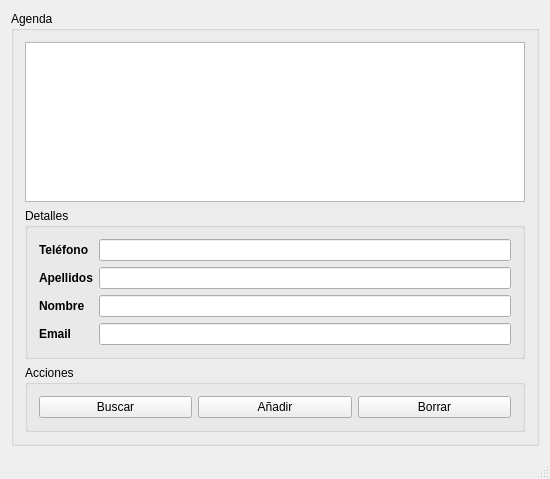
<?xml version="1.0" encoding="UTF-8"?>
<ui version="4.0">
 <class>MainWindow</class>
 <widget class="QMainWindow" name="MainWindow">
  <property name="geometry">
   <rect>
    <x>0</x>
    <y>0</y>
    <width>550</width>
    <height>479</height>
   </rect>
  </property>
  <property name="minimumSize">
   <size>
    <width>550</width>
    <height>479</height>
   </size>
  </property>
  <property name="maximumSize">
   <size>
    <width>550</width>
    <height>479</height>
   </size>
  </property>
  <property name="windowTitle">
   <string>MainWindow</string>
  </property>
  <widget class="QWidget" name="centralWidget">
   <layout class="QVBoxLayout" name="verticalLayout_3">
    <item>
     <widget class="QGroupBox" name="groupBox">
      <property name="title">
       <string>Agenda</string>
      </property>
      <layout class="QVBoxLayout" name="verticalLayout_4">
       <item>
        <widget class="QTableView" name="table">
         <property name="selectionBehavior">
          <enum>QAbstractItemView::SelectRows</enum>
         </property>
        </widget>
       </item>
       <item>
        <widget class="QGroupBox" name="groupBox_2">
         <property name="title">
          <string>Detalles</string>
         </property>
         <layout class="QFormLayout" name="formLayout">
          <item row="0" column="0">
           <widget class="QLabel" name="label_7">
            <property name="autoFillBackground">
             <bool>false</bool>
            </property>
            <property name="text">
             <string>&lt;b&gt;Teléfono&lt;/b&gt;</string>
            </property>
           </widget>
          </item>
          <item row="0" column="1">
           <widget class="QLineEdit" name="phoneEdit">
            <property name="inputMask">
             <string/>
            </property>
           </widget>
          </item>
          <item row="1" column="0">
           <widget class="QLabel" name="label_6">
            <property name="text">
             <string>&lt;b&gt;Apellidos&lt;/b&gt;</string>
            </property>
           </widget>
          </item>
          <item row="1" column="1">
           <widget class="QLineEdit" name="surnameEdit"/>
          </item>
          <item row="2" column="0">
           <widget class="QLabel" name="label_5">
            <property name="text">
             <string>&lt;b&gt;Nombre&lt;/b&gt;</string>
            </property>
           </widget>
          </item>
          <item row="2" column="1">
           <widget class="QLineEdit" name="nameEdit"/>
          </item>
          <item row="3" column="0">
           <widget class="QLabel" name="label_8">
            <property name="text">
             <string>&lt;b&gt;Email&lt;/b&gt;</string>
            </property>
           </widget>
          </item>
          <item row="3" column="1">
           <widget class="QLineEdit" name="emailEdit"/>
          </item>
         </layout>
        </widget>
       </item>
       <item>
        <widget class="QGroupBox" name="groupBox_3">
         <property name="title">
          <string>Acciones</string>
         </property>
         <layout class="QHBoxLayout" name="horizontalLayout">
          <item>
           <widget class="QPushButton" name="searchButton">
            <property name="text">
             <string>Buscar</string>
            </property>
           </widget>
          </item>
          <item>
           <widget class="QPushButton" name="addButton">
            <property name="text">
             <string>Añadir</string>
            </property>
           </widget>
          </item>
          <item>
           <widget class="QPushButton" name="deleteButton">
            <property name="text">
             <string>Borrar</string>
            </property>
           </widget>
          </item>
         </layout>
        </widget>
       </item>
      </layout>
     </widget>
    </item>
   </layout>
  </widget>
  <widget class="QStatusBar" name="statusBar"/>
 </widget>
 <layoutdefault spacing="6" margin="11"/>
 <resources/>
 <connections/>
</ui>
